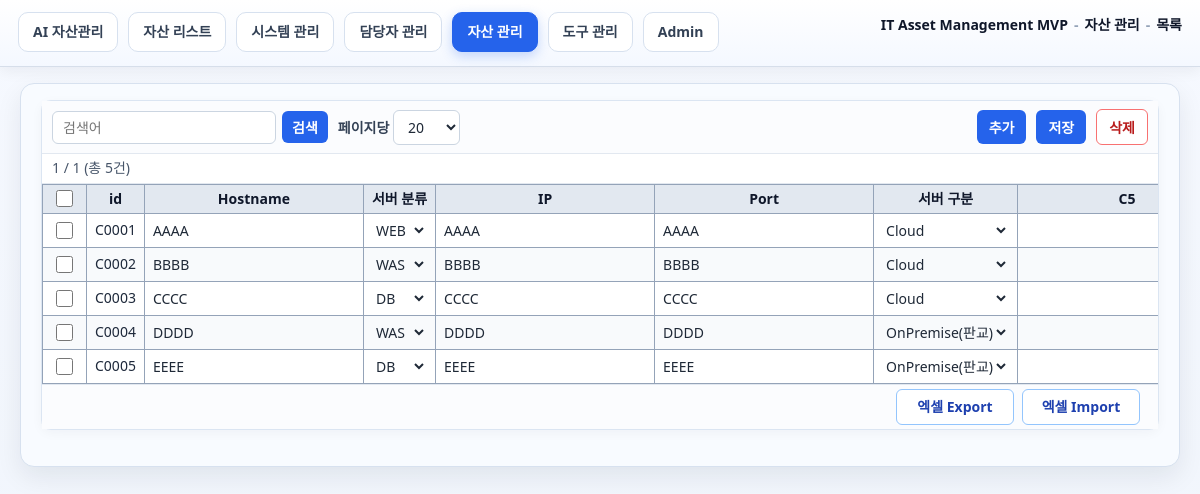
Screenshot of /entities/C?page=1&per_page=20 with the database file from the repository.
### app/models/reference.py (models this page shows)
class FieldMeta(Base):
    __tablename__ = "field_meta"
    __table_args__ = (UniqueConstraint("entity_type", "field_key", name="uq_entity_field"),)
    id: Mapped[int] = mapped_column(Integer, primary_key=True)
    entity_type: Mapped[str] = mapped_column(String(1), nullable=False, index=True)
    field_key: Mapped[str] = mapped_column(String(5), nullable=False)
    display_name: Mapped[str] = mapped_column(String(DEFAULT_TEXT_MAX_LENGTH), nullable=False)
    field_type: Mapped[str] = mapped_column(String(10), default="text", nullable=False)
    code_group_id: Mapped[int | None] = mapped_column(ForeignKey("code_groups.id"), nullable=True)
    allow_null: Mapped[bool] = mapped_column(Boolean, default=True, nullable=False)
    max_length: Mapped[int] = mapped_column(Integer, default=DEFAULT_TEXT_MAX_LENGTH, nullable=False)
    in_use: Mapped[bool] = mapped_column(Boolean, default=True, nullable=False)
    code_group: Mapped[CodeGroup | None] = relationship()

class Code(Base):
    __tablename__ = "codes"
    __table_args__ = (UniqueConstraint("group_id", "code", name="uq_group_code"),)
    id: Mapped[int] = mapped_column(Integer, primary_key=True)
    group_id: Mapped[int] = mapped_column(ForeignKey("code_groups.id"), nullable=False, index=True)
    code: Mapped[str] = mapped_column(String(DEFAULT_TEXT_MAX_LENGTH), nullable=False)
    label: Mapped[str] = mapped_column(String(DEFAULT_TEXT_MAX_LENGTH), nullable=False)
    is_active: Mapped[bool] = mapped_column(Boolean, default=True, nullable=False)
    group: Mapped[CodeGroup] = relationship(back_populates="codes")

### app/models/entities.py (models this page shows)
class TimestampMixin:
    created_at: Mapped[datetime] = mapped_column(DateTime, server_default=func.now())
    updated_at: Mapped[datetime] = mapped_column(DateTime, server_default=func.now(), onupdate=func.now())

class C(Base, TimestampMixin):
    __tablename__ = "c"
    id: Mapped[int] = mapped_column(Integer, primary_key=True)
    c0: Mapped[str | None] = mapped_column("C0", String(DEFAULT_TEXT_MAX_LENGTH), nullable=True)
    c1: Mapped[str | None] = mapped_column("C1", String(DEFAULT_TEXT_MAX_LENGTH), nullable=True)
    c2: Mapped[str | None] = mapped_column("C2", String(DEFAULT_TEXT_MAX_LENGTH), nullable=True)
    c3: Mapped[str | None] = mapped_column("C3", String(DEFAULT_TEXT_MAX_LENGTH), nullable=True)
    c4: Mapped[str | None] = mapped_column("C4", String(DEFAULT_TEXT_MAX_LENGTH), nullable=True)
    c5: Mapped[str | None] = mapped_column("C5", String(DEFAULT_TEXT_MAX_LENGTH), nullable=True)
    c6: Mapped[str | None] = mapped_column("C6", String(DEFAULT_TEXT_MAX_LENGTH), nullable=True)
    c7: Mapped[str | None] = mapped_column("C7", String(DEFAULT_TEXT_MAX_LENGTH), nullable=True)
    c8: Mapped[str | None] = mapped_column("C8", String(DEFAULT_TEXT_MAX_LENGTH), nullable=True)
    c9: Mapped[str | None] = mapped_column("C9", String(DEFAULT_TEXT_MAX_LENGTH), nullable=True)
    c10: Mapped[str | None] = mapped_column("C10", String(DEFAULT_TEXT_MAX_LENGTH), nullable=True)
    c11: Mapped[str | None] = mapped_column("C11", String(DEFAULT_TEXT_MAX_LENGTH), nullable=True)
    c12: Mapped[str | None] = mapped_column("C12", String(DEFAULT_TEXT_MAX_LENGTH), nullable=True)
    c13: Mapped[str | None] = mapped_column("C13", String(DEFAULT_TEXT_MAX_LENGTH), nullable=True)
    c14: Mapped[str | None] = mapped_column("C14", String(DEFAULT_TEXT_MAX_LENGTH), nullable=True)
    c15: Mapped[str | None] = mapped_column("C15", String(DEFAULT_TEXT_MAX_LENGTH), nullable=True)
    c16: Mapped[str | None] = mapped_column("C16", String(DEFAULT_TEXT_MAX_LENGTH), nullable=True)
    c17: Mapped[str | None] = mapped_column("C17", String(DEFAULT_TEXT_MAX_LENGTH), nullable=True)
    c18: Mapped[str | None] = mapped_column("C18", String(DEFAULT_TEXT_MAX_LENGTH), nullable=True)
    c19: Mapped[str | None] = mapped_column("C19", String(DEFAULT_TEXT_MAX_LENGTH), nullable=True)

### app/web/routes.py (the view)
@router.get("/entities/{entity_type}", response_class=HTMLResponse)
def entity_page(
    request: Request,
    entity_type: str,
    q: str = "",
    page: int = 1,
    per_page: int = DEFAULT_LIST_PER_PAGE,
    error: str = "",
    popup: str = "",
    db: Session = Depends(get_db),
):
    try:
        service, entity_type = _entity_service(entity_type, db)
    except ValueError:
        return RedirectResponse(f"/entities/A?page=1&per_page={DEFAULT_LIST_PER_PAGE}", status_code=303)
    per_page = _sanitize_per_page(per_page)
    page = max(1, page)
    meta_service = FieldMetaService(db)
    metas = meta_service.list_by_entity(entity_type)
    meta_code_options = _meta_code_options(db, metas)
    all_rows = service.list(q)
    total_rows = len(all_rows)
    max_row_id = max((r.id for r in all_rows), default=0)
    total_pages = max(1, (total_rows + per_page - 1) // per_page) if total_rows else 1
    page = min(page, total_pages)
    start = (page - 1) * per_page
    rows = all_rows[start : start + per_page]
    titles = {"A": "시스템 관리", "B": "담당자 관리", "C": "자산 관리", "D": "도구 관리"}
    return templates.TemplateResponse(
        request,
        "entity.html",
        {
            "entity_type": entity_type,
            "page_title": titles.get(entity_type, f"{entity_type} 관리"),
            "metas": metas,
            "meta_code_options": meta_code_options,
            "max_row_id": max_row_id,
            "rows": rows,
            "query": q,
            "page": page,
            "per_page": per_page,
            "total_rows": total_rows,
            "total_pages": total_pages,
            "error": error,
            "popup": popup,
            "tab": entity_type,
        },
    )

### app/web/templates/entity.html (shortened to what this page needs)
{% extends "base.html" %}
{% block content %}
{% macro entity_data_cell(meta, row, code_lists) -%}
{% set fk = meta.field_key|fk_attr %}
{% set cur = row|attr(fk) %}
{% if cur is none %}{% set cur = '' %}{% endif %}
{% set ft = (meta.field_type or 'text')|lower %}
{% if ft == 'code' and meta.code_group_id %}
{% set clist = code_lists.get(fk, []) %}
<td><select class="cell-input" name="f_{{ row.id }}_{{ fk }}">
{% for co in clist %}
<option value="{{ co.code }}"{% if cur == co.code or (not cur and loop.first) %} selected{% endif %} title="{{ co.label }}">{{ co.code }}</option>
{% endfor %}
</select></td>
{% elif ft == 'date' %}
{% set date_default = '1900-01-01' %}
{% set dval = cur|trim or date_default %}
<td><input type="date" class="cell-input entity-date-input" name="f_{{ row.id }}_{{ fk }}" value="{{ dval }}" autocomplete="off"></td>
{% else %}
<td><input type="text" class="cell-input" name="f_{{ row.id }}_{{ fk }}" value="{{ cur }}" maxlength="{{ meta.max_length }}"></td>
{% endif %}
{%- endmacro %}
<section class="card list-card list-card--compact list-card--body-scroll">
    <div class="list-card-sticky-chrome">
        <div class="list-card-header">
            <div class="list-card-header-left">
                <form method="get" action="/entities/{{ entity_type }}" class="inline-form tight">
                    <input type="text" name="q" value="{{ query }}" placeholder="검색어">
                    <button type="submit">검색</button>
                </form>
                <form method="get" action="/entities/{{ entity_type }}" class="inline-form tight">
                    <label class="tight-label">페이지당
                        <select name="per_page" onchange="this.form.submit()">
                            <option value="20" {% if per_page == 20 %}selected{% endif %}>20</option>
                        </select>
                    </label>
                </form>
            </div>
            <div class="list-card-header-right">
                <button type="button" id="btn-add-row" class="toolbar-btn">추가</button>
                <button type="button" id="btn-save" class="toolbar-btn">저장</button>
                <button type="button" id="btn-delete" class="toolbar-btn danger-outline">삭제</button>
            </div>
        </div>
        <div class="pager-bar">
            <span class="pager-info">{{ page }} / {{ total_pages }} (총 {{ total_rows }}건)</span>
        </div>
    </div>
    <div class="table-scroll">
        <table class="grid-table entity-list-grid">
            <thead>
                <tr>
                    <th class="col-check"><input type="checkbox" id="check-all" title="전체 선택"></th>
                    <th class="col-id">id</th>
                    {% for meta in metas %}<th>{{ meta.display_name }}</th>{% endfor %}
                </tr>
            </thead>
            <tbody id="entity-table-body">
                {% for row in rows %}
                <tr class="entity-row" data-row-id="{{ row.id }}">
                    <td class="col-check"><input type="checkbox" class="row-check" value="{{ row.id }}"></td>
                    <td class="col-id">{{ entity_type }}{{ '%04d' % row.id }}</td>
                    {% for meta in metas %}{{ entity_data_cell(meta, row, meta_code_options) }}{% endfor %}
                </tr>
                {% endfor %}
            </tbody>
        </table>
    </div>
    <div class="list-card-footer">
        <div class="list-card-footer-right">
            <a class="button-link secondary excel-action-btn" href="/entities/{{ entity_type }}/export">엑셀 Export</a>
            <button type="button" class="button-link secondary excel-action-btn" id="btn-import-trigger">엑셀 Import</button>
        </div>
    </div>
</section>
{% endblock %}

### rows the page displays
FieldMeta: display_name "Hostname"
FieldMeta: display_name "서버 분류", code "WEB", code "WAS", code "DB"
FieldMeta: display_name "IP"
FieldMeta: display_name "Port"
FieldMeta: display_name "서버 구분", code "Cloud", code "OnPremise(판교)"
FieldMeta: display_name "C5"
C: entity_type "C", id "0001", C0 "AAAA", C2 "AAAA", C3 "AAAA"
C: entity_type "C", id "0002", C0 "BBBB", C2 "BBBB", C3 "BBBB"
C: entity_type "C", id "0003", C0 "CCCC", C2 "CCCC", C3 "CCCC"
C: entity_type "C", id "0004", C0 "DDDD", C2 "DDDD", C3 "DDDD"
C: entity_type "C", id "0005", C0 "EEEE", C2 "EEEE", C3 "EEEE"

### other values shown
{{ page_title }} "자산 관리"
{{ page }} "1"
{{ total_pages }} "1"
{{ total_rows }} "5"
